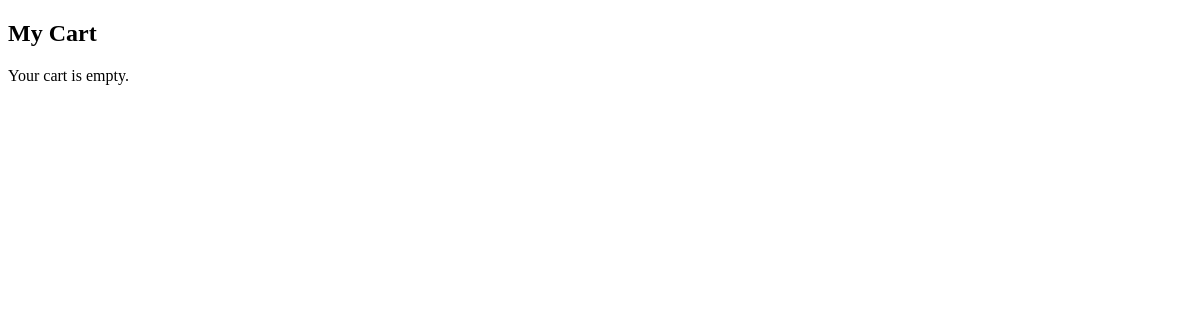
Page /cart/ (signed in) on the earlier database version.
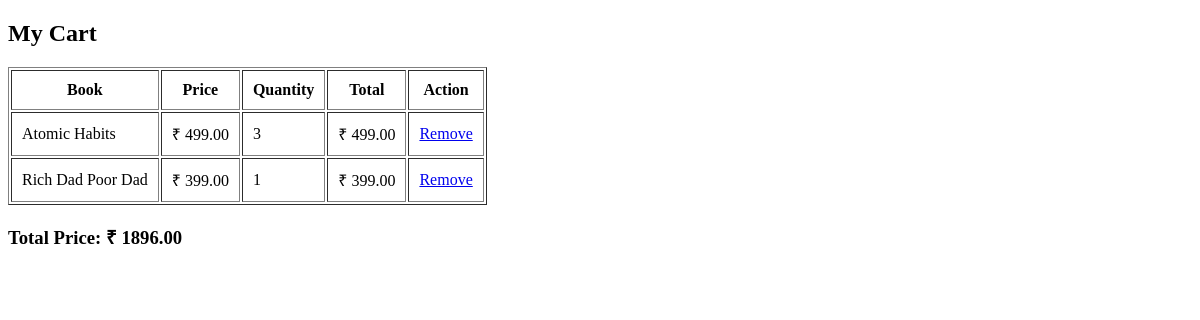
Same page on the later database version.
### cart/models.py (models this page shows, shortened)
class CartItem(models.Model):
    user = models.ForeignKey(User, on_delete=models.CASCADE)
    book = models.ForeignKey(Book, on_delete=models.CASCADE)
    quantity = models.PositiveIntegerField(default=1)

### books/models.py (models this page shows, shortened)
class Book(models.Model):
    title = models.CharField(max_length=200)
    author = models.CharField(max_length=100)
    category = models.CharField(max_length=100)
    price = models.DecimalField(max_digits=10, decimal_places=2)
    image = models.ImageField(upload_to='books/')
    description = models.TextField()

### cart/views.py (the view)
# urls.py: path('', views.cart_view, name='cart'),
@login_required
def cart_view(request):
    cart_items = CartItem.objects.filter(user=request.user)
    total_price = 0
    for item in cart_items:
        total_price += item.book.price * item.quantity
    context = {
        'cart_items': cart_items,
        'total_price': total_price,
    }
    return render(request, 'cart/cart.html', context)

### cart/templates/cart/cart.html
{% extends 'base.html' %}
{% block content %}
<h2>My Cart</h2>
{% if cart_items %}
<table border="1" cellpadding="10">
    <tr>
        <th>Book</th>
        <th>Price</th>
        <th>Quantity</th>
        <th>Total</th>
        <th>Action</th>
    </tr>
    {% for item in cart_items %}
    <tr>
        <td>{{ item.book.title }}</td>
        <td>₹ {{ item.book.price }}</td>
        <td>{{ item.quantity }}</td>
        <td>
            ₹ {{ item.book.price|floatformat:2 }}
        </td>
        <td>
            <a href="{% url 'remove_from_cart' item.id %}">
                Remove
            </a>
        </td>
    </tr>
    {% endfor %}
</table>
<h3>Total Price: ₹ {{ total_price }}</h3>
{% else %}
<p>Your cart is empty.</p>
{% endif %}
{% endblock %}

### templates/base.html (shortened to what this page needs)
{% load static %}
<!DOCTYPE html>
<html>
<head>
</head>
<body>
    {% block content %}
    {% endblock %}
</body>
</html>

Differences in the rows shown:
added CartItem: book "Atomic Habits", book.price "499.00", quantity "3"
added CartItem: book "Rich Dad Poor Dad", book.price "399.00", quantity "1"
Other differences:
{{ total_price }}: (not shown) → "1896.00"
text no longer shown: "Your cart is empty."
text now shown: "Book Price Quantity Total Action Total Price: ₹"
